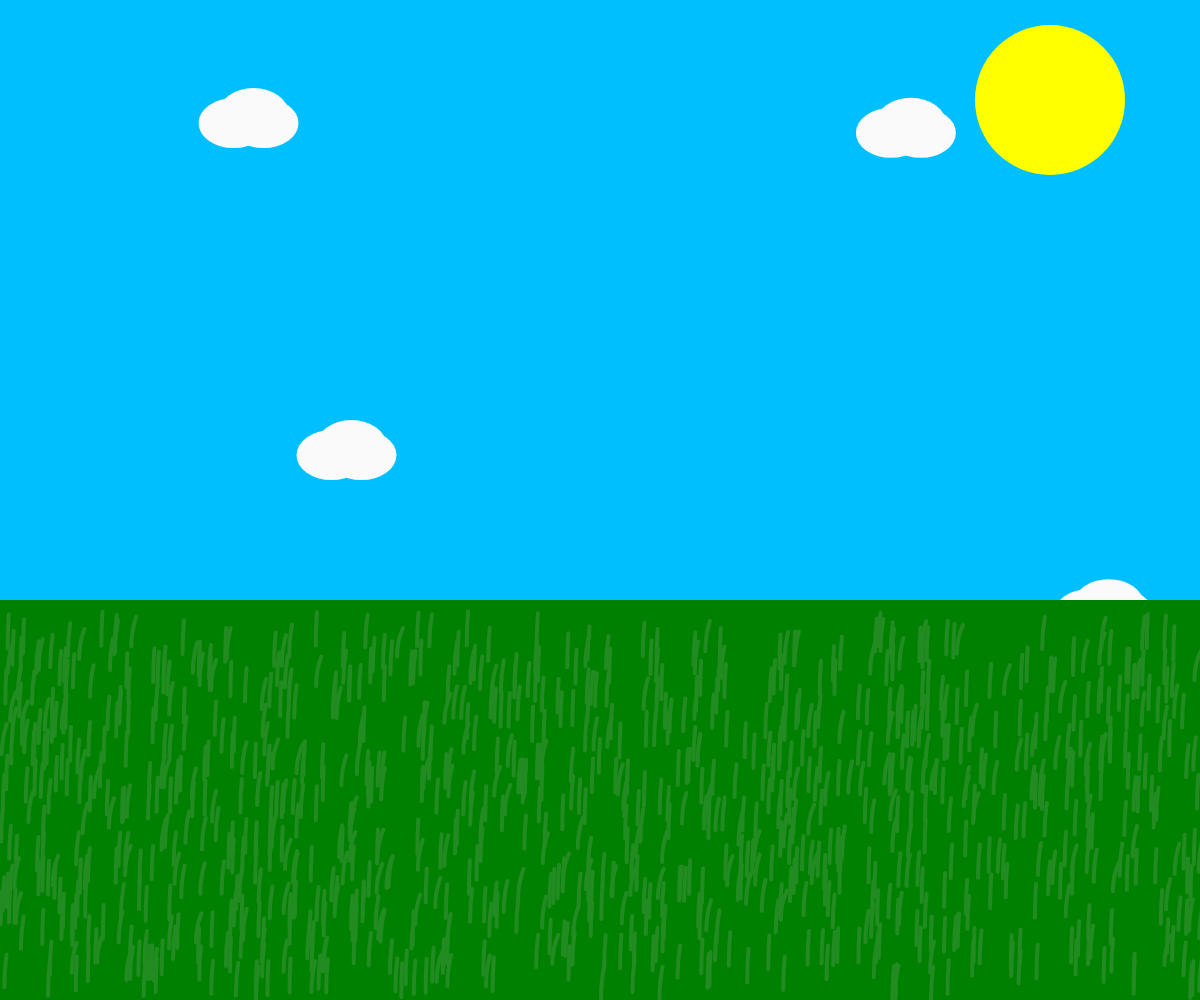
Frame 1 (no input)
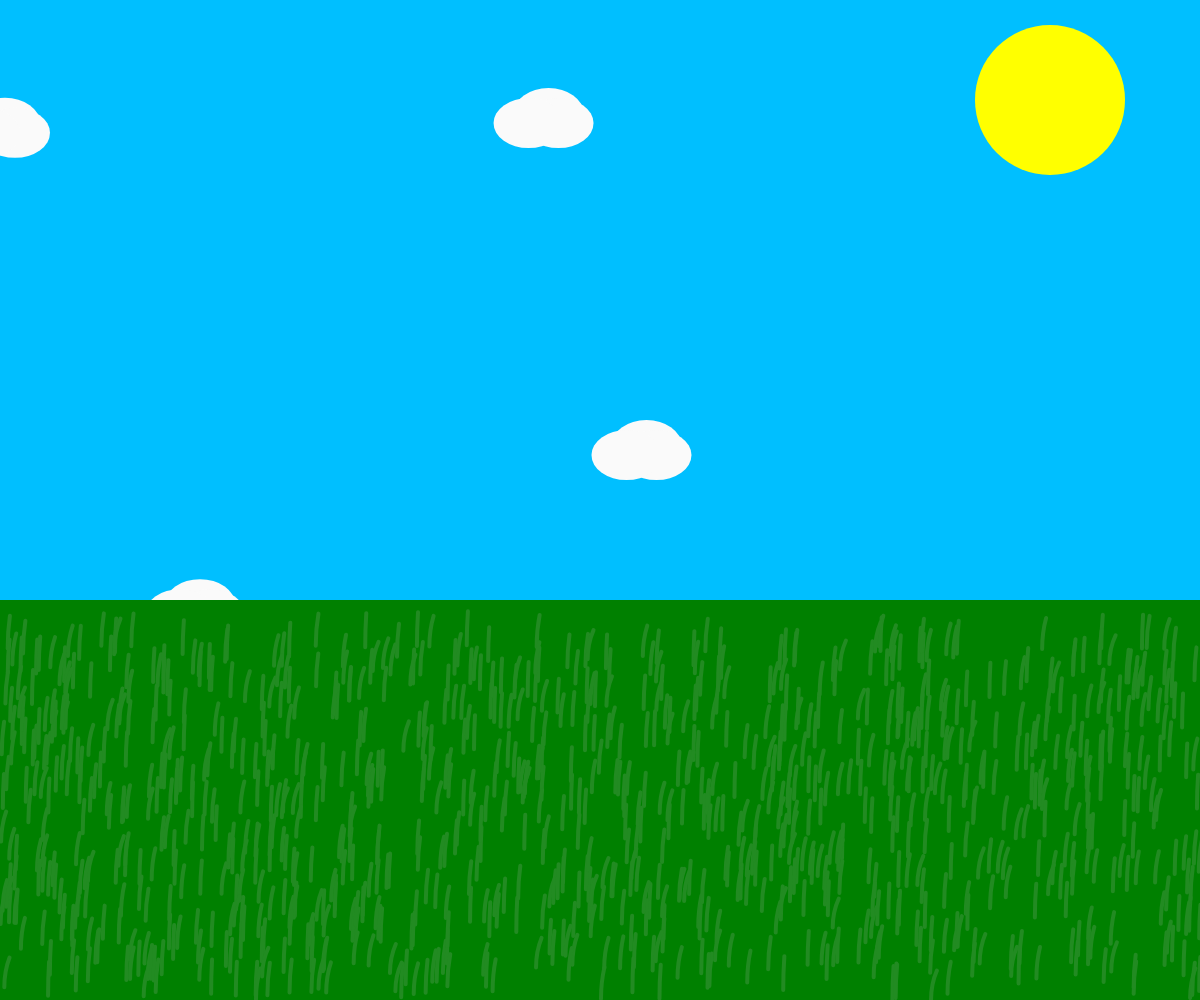
Frame 60 (no input)
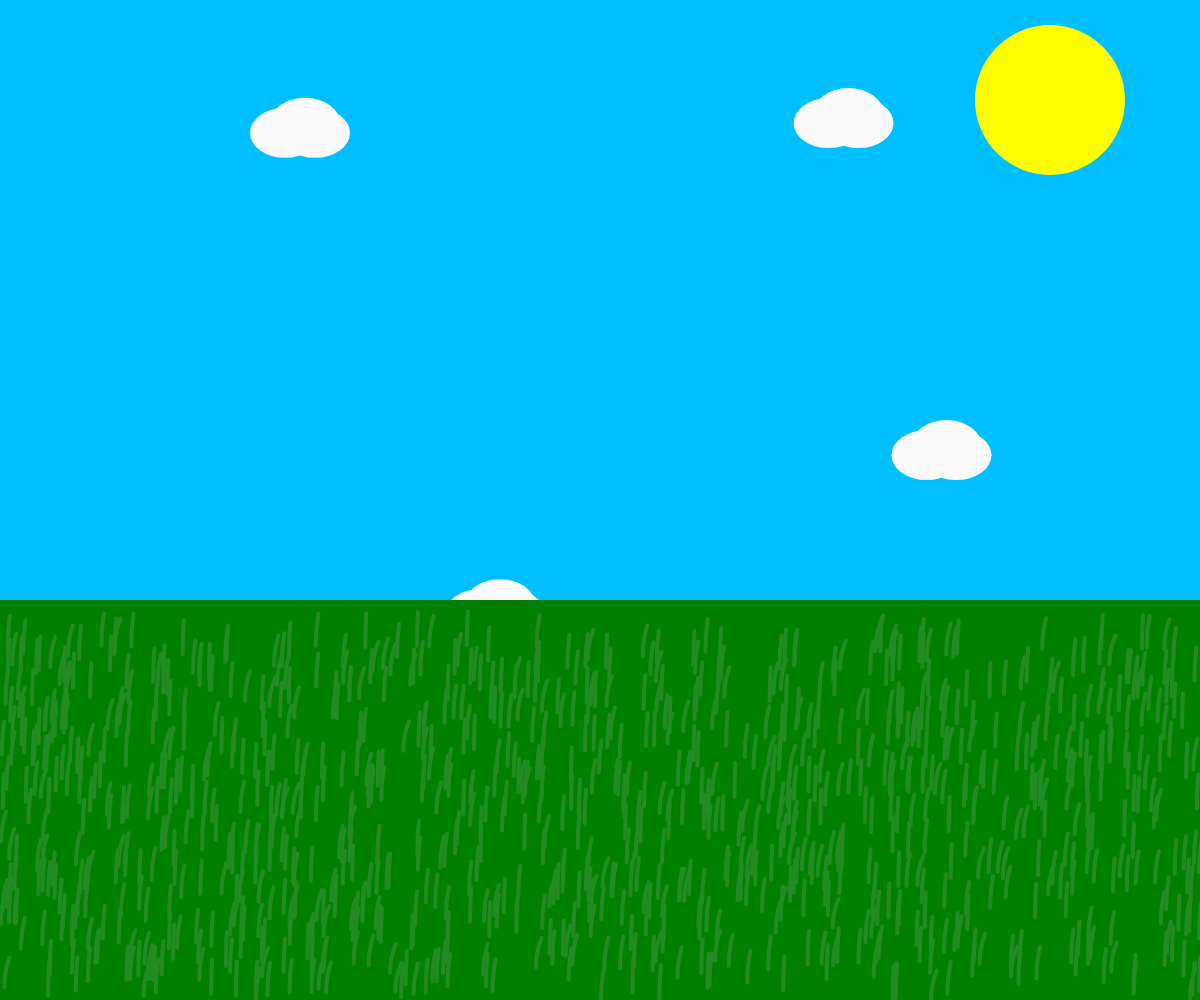
Frame 120 (the mouse pressed at the canvas centre since frame 60)

The p5.js sketch that drew these frames (run headless with seeded random() and noise() and a simulated clock; from frame 60 on, the mouse is pressed at the canvas centre):

// p5.js sketch
// ── sketch.js
let grassY;
let grassW;
let grassH;

let bladeW;
let bladeH;
let bladeStart;
let bladeStop;

var blade = [];
var cloud = [];
var bladeDirection;

function setup() {
	createCanvas(windowWidth, windowHeight);
	noCursor();

	grassW = width;
	grassH = height / 2.5;
	grassY = height - grassH;

	bladeW = 70;
	bladeH = 200;
	bladeStart = PI;
	bladeStop = PI + QUARTER_PI;
	bladeDirection = false;

	for (var i = 0; i < 1000; i++) {
		blade[i] = new Blades();
	}

	for (var j = 0; j < 7; j++) {
		cloud[j] = new Clouds();
	}
}

function draw() {
	background("deepskyblue");

	Sun();

	for (var i = 0; i < 7; i++) {
		cloud[i].animate();
		cloud[i].cloud();
	}

	Grass();

	for (var j = 0; j < 1000; j++) {
		blade[j].animate();
		blade[j].blade();
	}
}

function Grass() {
	fill("green");
	noStroke();
	rect(0, grassY, grassW, grassH);
}

function Sun() {
	fill("yellow");
	noStroke();
	circle(width - 150, 100, 150);
}

function Blades() {
	this.x = random(grassW + 50);
	this.y = random(height / 1.55, height);

	this.blade = function () {
		noFill();
		stroke("forestgreen");
		strokeWeight(4);
		arc(this.x, this.y, bladeW, bladeH, bladeStart, bladeStop);
	};

	this.animate = function () {
		if (bladeH >= 300) {
			bladeDirection = true;
		} else if (bladeH <= 100) {
			bladeDirection = false;
		}

		if (bladeDirection == false) {
			bladeH = bladeH + 0.5;
		} else if (bladeDirection == true) {
			bladeH = bladeH - 0.5;
		}
	};
}

function Clouds() {
	this.x = random(width);
	this.y = random(height);

	this.cloud = function () {
		fill(250);
		noStroke();
		ellipse(this.x, this.y, 70, 50);
		ellipse(this.x + 10, this.y + 10, 70, 50);
		ellipse(this.x - 20, this.y + 10, 70, 50);
	};

	this.animate = function () {
		this.x = this.x + 5;

		if (this.x > width) {
			this.x = 0;
		}
	};
}
